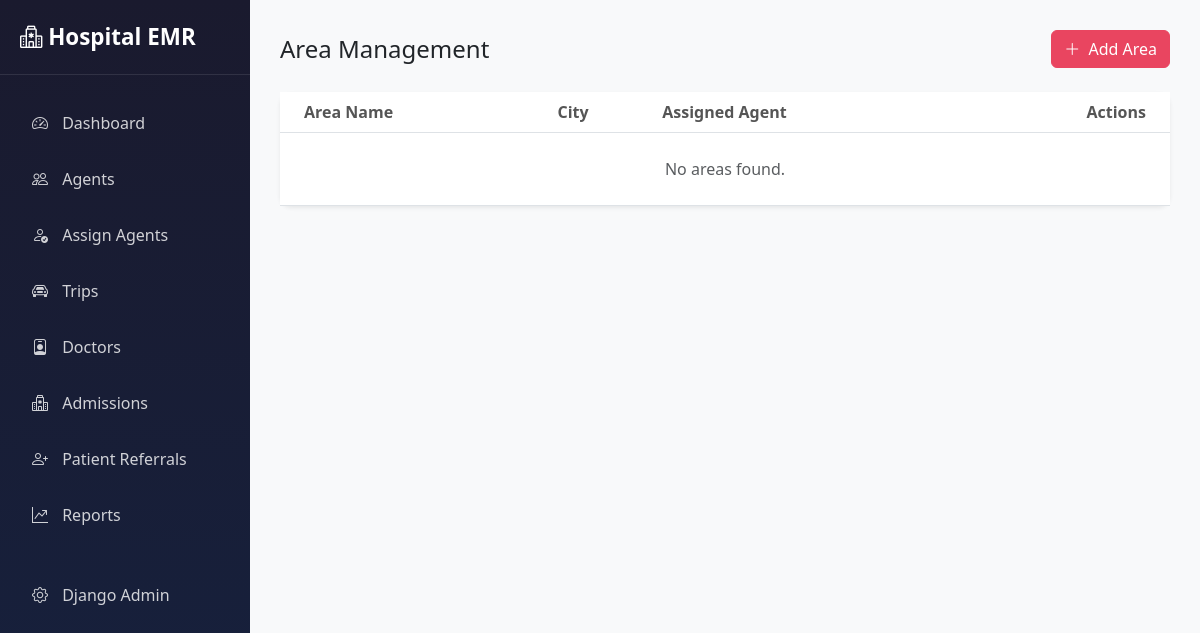
The page /portal/areas/ (signed in) on the database as committed earlier.
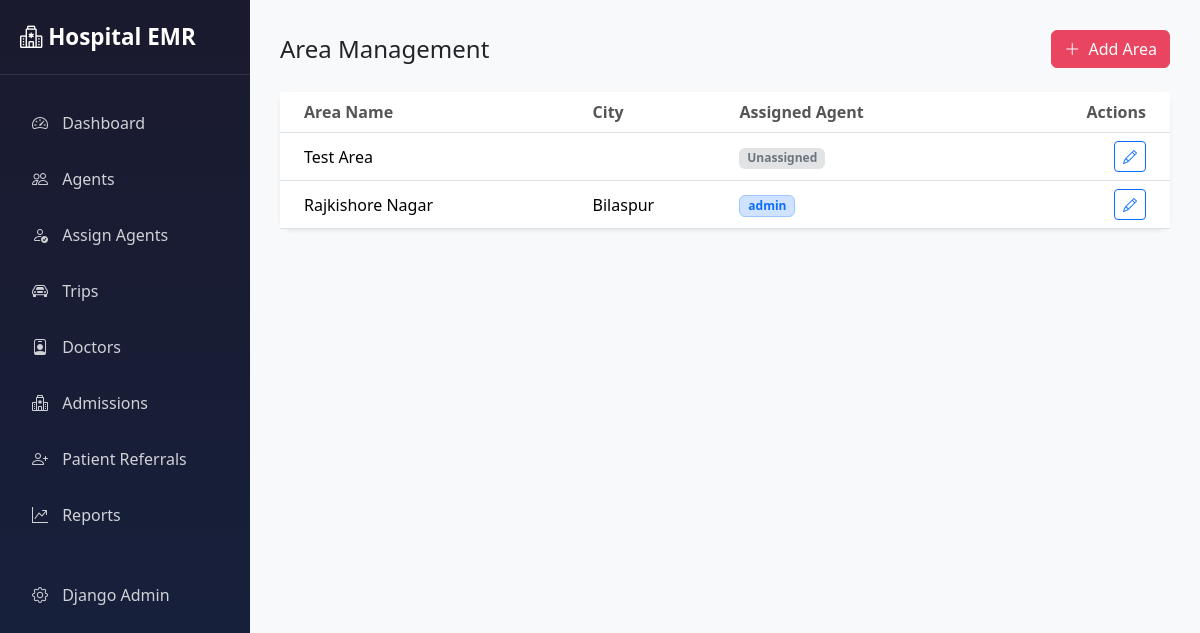
The same page on the database as committed later.
### core/models.py (models this page shows, shortened)
class Area(models.Model):
    name = models.CharField(max_length=100, unique=True, help_text="e.g. Downtown, North Zone")
    street = models.CharField(max_length=200, blank=True, null=True)
    landmark = models.CharField(max_length=200, blank=True, null=True)
    city = models.CharField(max_length=100)
    pincode = models.CharField(max_length=10, default='')
    state = models.CharField(max_length=100, default='Maharashtra')
    region = models.CharField(max_length=100, blank=True, null=True, help_text="e.g. Vidarbha, West")
    description = models.TextField(blank=True, null=True)
    agent = models.ForeignKey(User, on_delete=models.SET_NULL, null=True, blank=True,
                            related_name='assigned_areas', limit_choices_to={'role': 'advisor'})
    created_at = models.DateTimeField(auto_now_add=True)
    class Meta:
        ordering = ['city', 'name']

class User(AbstractUser):
    ROLE_CHOICES = (
        ('advisor', 'Advisor (Agent)'),
        ('maintenance', 'Maintenance (Staff)'),
        ('admin', 'Admin'),
    )
    role = models.CharField(max_length=20, choices=ROLE_CHOICES, default='advisor')

### portal/views.py (the view)
# urls.py: path('areas/', views.AreaListView.as_view(), name='area_list'),
class AreaListView(PortalMixin, ListView):
    model = Area
    template_name = 'portal/areas/list.html'
    context_object_name = 'areas'
    paginate_by = 50
    def get_context_data(self, **kwargs):
        context = super().get_context_data(**kwargs)
        context['title'] = 'Area Management'
        return context

### portal/views.py (called while the page is built)
    @method_decorator(staff_member_required)
    def dispatch(self, request, *args, **kwargs):
        return super().dispatch(request, *args, **kwargs)

### portal/templates/portal/areas/list.html (shortened to what this page needs)
{% extends 'portal/base.html' %}
{% block content %}
<div class="d-flex justify-content-between align-items-center mb-4">
    <h4 class="mb-0">{{ title }}</h4>
    <a href="{% url 'portal:area_create' %}" class="btn btn-primary">
        <i class="bi bi-plus-lg me-1"></i> Add Area
    </a>
</div>
<div class="card shadow-sm">
    <div class="card-body p-0">
        <div class="table-responsive">
            <table class="table table-hover align-middle mb-0">
                <thead class="bg-light">
                    <tr>
                        <th class="ps-4">Area Name</th>
                        <th>City</th>
                        <th>Assigned Agent</th>
                        <th class="text-end pe-4">Actions</th>
                    </tr>
                </thead>
                <tbody>
                    {% for area in areas %}
                    <tr>
                        <td class="ps-4 fw-medium">{{ area.name }}</td>
                        <td>{{ area.city }}</td>
                        <td>
                            {% if area.agent %}
                            <span class="badge bg-primary-subtle text-primary border border-primary-subtle">
                                {{ area.agent.username }}
                            </span>
                            {% else %}
                            <span class="badge bg-secondary-subtle text-secondary">Unassigned</span>
                            {% endif %}
                        </td>
                        <td class="text-end pe-4">
                            <a href="{% url 'portal:area_edit' area.id %}" class="btn btn-sm btn-outline-primary">
                                <i class="bi bi-pencil"></i>
                            </a>
                        </td>
                    </tr>
                    {% empty %}
                    <tr>
                        <td colspan="4" class="text-center py-4 text-muted">
                            No areas found.
                        </td>
                    </tr>
                    {% endfor %}
                </tbody>
            </table>
        </div>
    </div>
</div>
{% endblock %}

Rows that differ between the two databases and show on the page:
added Area: name "Test Area", shows "Unassigned"
added Area: name "Rajkishore Nagar", city "Bilaspur", agent.username "admin"
Other text that changed with them:
text no longer shown: "No areas found."
